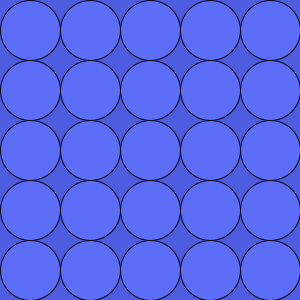
Frame 1 (no input)
Frame 60 (the mouse pressed at the canvas centre just before this capture): identical to frame 1, image omitted
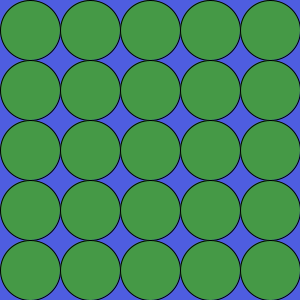
Frame 120 (the mouse held since frame 60 and released just before this capture)

The Processing sketch that drew these frames (run headless with seeded random() and noise(); from frame 60 on, the mouse is pressed at the canvas centre):

// Processing sketch: week03_9_color
// ── week03_9_color.pde
void setup(){
  size(300,300);
  colorMode(HSB,360,100,100);
  chooseColor();
}
void mousePressed(){
  chooseColor();
}
int I,J;
float h,s,b,dh,ds,db;
void chooseColor(){
  h=random(360);
  s=random(50,100);
  b=random(50,100);
  I=int(random(5));
  J=int(random(5));
  dh=random(-10,+10);
  ds=random(-10,+10);
  db=random(-10,+10);
}
void draw(){
 background(234,65,88); 
 for(int i=0;i<5;i++){
   for(int j=0;j<5;j++){
     if(i==I&&j==J) fill(h+dh,s+ds,b+db);
     fill(h,s,b);
     ellipse(30+j*60,30+i*60,60,60);
   }
 }
}
